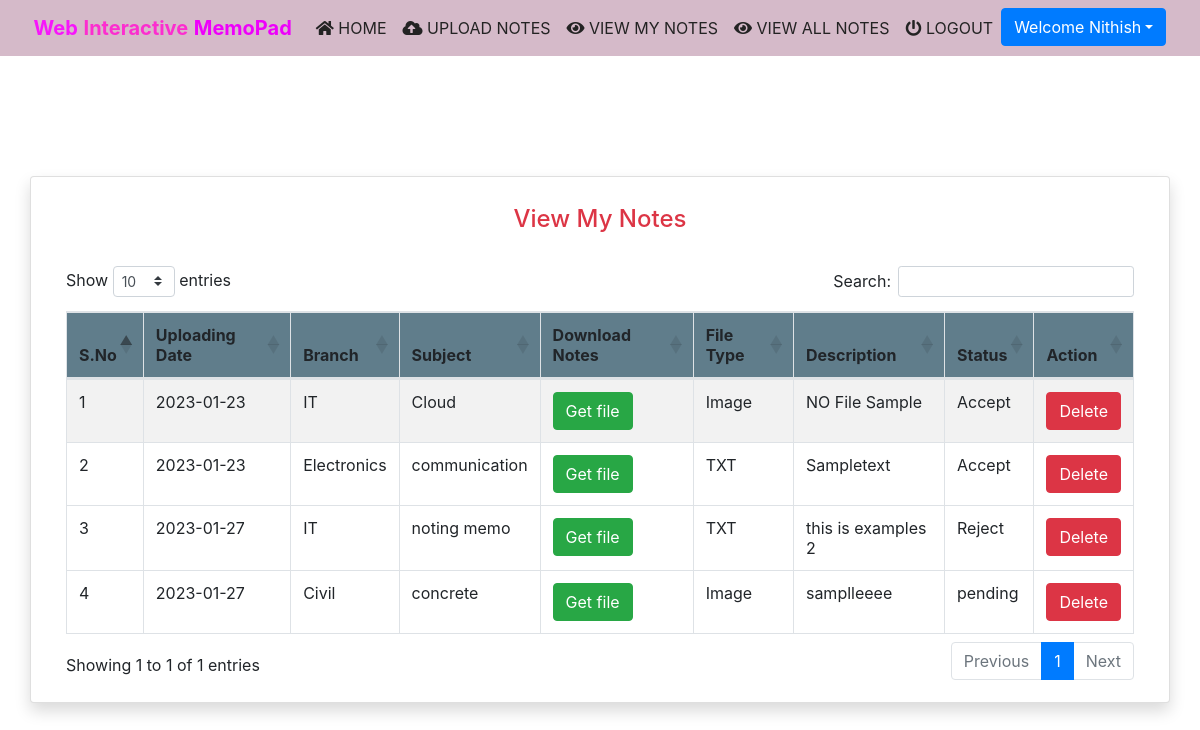
The page /view_mynotes (signed in) on the database its author committed.
### notes/models.py (models this page shows, shortened)
class Notes(models.Model):
    user = models.ForeignKey(User,on_delete=models.CASCADE)
    uploadingdate = models.CharField(max_length=30)
    branch = models.CharField(max_length=30)
    subject = models.CharField(max_length=30)
    notesfile = models.FileField(null=True)
    filetype = models.CharField(max_length=30)
    description = models.CharField(max_length=200, null=True)
    status = models.CharField(max_length=15)

### notes/views.py (the view)
# urls.py: path('view_mynotes', view_mynotes, name='view_mynotes'),
def view_mynotes(request):
    if not request.user.is_authenticated:
        return redirect('login')
    user = User.objects.get(id=request.user.id)
    notes = Notes.objects.filter(user = user)
    d = {'notes':notes}
    return render(request,'view_mynotes.html',d)

### notes/templates/view_mynotes.html (shortened to what this page needs)
{% extends 'usernavigation.html'%}
{% load static %}
{% block body %}
<div class="container card shadow mt-5">
	<div class="card-body">
  <h1 class="text-success text-center"></h1>
            <h4 class="text-center text-danger">View My Notes</h4>
			<br>
			<table id="example" class="table table-striped table-bordered" style="width:100%">
				<thead style="background-color : #607d8b;">
					<tr>
						<th>S.No</th>
						<th>Uploading Date</th>
						<th>Branch</th>
						<th>Subject</th>
						<th>Download Notes</th>
						<th>File Type</th>
						<th>Description</th>
						<th>Status</th>
						<th>Action</th>
					</tr>
				</thead>
				{% for i in notes %}
				<tbody>
				<tr>
                  <td>{{forloop.counter}}</td>
					<td>{{i.uploadingdate}}</td>
					<td>{{i.branch}}</td>
					<td>{{i.subject}}</td>
					<td><a href="{{i.notesfile.url}}" class="btn btn-success" download>Get file</a></td>
					<td>{{i.filetype}}</td>
					<td>{{i.description}}</td>
					<td>{{i.status}}</td>
					<td><a href="{% url 'delete_mynotes' i.id %}" class="btn btn-danger" onclick="return confirm('Are your sure to Delete ?')">Delete</a></td>
                </tr>
				{% endfor %}
				</tbody>
	</table>
</div>
</div>
{% endblock %}

### notes/templates/usernavigation.html (shortened to what this page needs)
<html lang="en">
<head>
  {% load static %}
  <link rel="stylesheet" href="https://maxcdn.bootstrapcdn.com/bootstrap/4.3.1/css/bootstrap.min.css">
  <link rel="stylesheet" href="https://use.fontawesome.com/releases/v5.6.3/css/all.css">
    <link rel="stylesheet" href="{% static 'css/mystyle.css' %}">
    <link rel="stylesheet" href="https://cdnjs.cloudflare.com/ajax/libs/twitter-bootstrap/4.5.2/css/bootstrap.css">
<link rel="stylesheet" href="https://cdn.datatables.net/1.11.3/css/dataTables.bootstrap4.min.css">
</head>
<body>
 <nav class="navbar navbar-expand-sm justify-content-center" style = "background-color : rgb(213, 186, 201)">
     <a class="navbar-brand" href=""><span style="color:rgb(247, 21, 251)"><b>Web</b></span><span style="color:rgb(252, 45, 207)"> <b>Interactive</b> </span><span style="color:rgb(238, 0, 251)"><b>MemoPad</b> </b> </span></a>
  <ul class="navbar-nav">
      <li class="navbar-item">
          <a class="nav-link" href="{% url 'profile' %}"><i class="fas fa-home"></i> HOME</a>
      </li>
      <li class="navbar-item">
          <a class="nav-link" href="{% url 'upload_notes' %}"><i class="fas fa-cloud-upload-alt"></i> UPLOAD NOTES</a>
      </li>
			<li class="navbar-item">
                <a class="nav-link" href="{% url 'view_mynotes' %}"><i class="fas fa-eye"></i> VIEW MY NOTES</a>
            </li>
			<li class="navbar-item">
                <a class="nav-link" href="{% url 'viewallnotes' %}"><i class="fas fa-eye"></i> VIEW ALL NOTES</a>
            </li>
			<li class="navbar-item">
                <a class="nav-link" href="{% url 'logout' %}"><i class="fas fa-power-off"></i> LOGOUT</a>
            </li>
			<div class="dropdown">
				<button class="btn btn-primary dropdown-toggle" type="button"
					id="dropdownMenuButton" data-toggle="dropdown" aria-haspopup="true"
					aria-expanded="false">Welcome {{request.user.first_name}}</button>
			</div>
  </ul>
 </nav>
</body>
</html>
{% block body %}
{% endblock %}

### notes/static/css/mystyle.css (style rules this page uses)
.nav-link { color : rgb(35, 35, 35) }

### rows shown on the page
Notes: uploadingdate "2023-01-23", branch "IT", subject "Cloud", filetype "Image", description "NO File Sample", status "Accept"
Notes: uploadingdate "2023-01-23", branch "Electronics", subject "communication", filetype "TXT", description "Sampletext", status "Accept"
Notes: uploadingdate "2023-01-27", branch "IT", subject "noting memo", filetype "TXT", description "this is examples 2", status "Reject"
Notes: uploadingdate "2023-01-27", branch "Civil", subject "concrete", filetype "Image", description "samplleeee", status "pending"

### other values the page prints
{{ request.user.first_name }} "Nithish"
